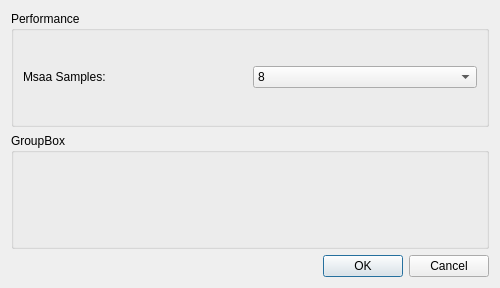
<?xml version="1.0" encoding="UTF-8"?>
<ui version="4.0">
 <class>SettingsDialog</class>
 <widget class="QDialog" name="SettingsDialog">
  <property name="geometry">
   <rect>
    <x>0</x>
    <y>0</y>
    <width>500</width>
    <height>288</height>
   </rect>
  </property>
  <property name="windowTitle">
   <string>Settings</string>
  </property>
  <property name="sizeGripEnabled">
   <bool>false</bool>
  </property>
  <layout class="QVBoxLayout" name="verticalLayout">
   <item>
    <widget class="QGroupBox" name="groupBox">
     <property name="title">
      <string>Performance</string>
     </property>
     <layout class="QVBoxLayout" name="verticalLayout_2">
      <item>
       <layout class="QGridLayout" name="gridLayout">
        <property name="sizeConstraint">
         <enum>QLayout::SetDefaultConstraint</enum>
        </property>
        <item row="0" column="0">
         <widget class="QLabel" name="label">
          <property name="text">
           <string>Msaa Samples:</string>
          </property>
         </widget>
        </item>
        <item row="0" column="1">
         <widget class="QComboBox" name="comboBox">
          <item>
           <property name="text">
            <string>8</string>
           </property>
          </item>
          <item>
           <property name="text">
            <string>16</string>
           </property>
          </item>
         </widget>
        </item>
       </layout>
      </item>
      <item>
       <layout class="QGridLayout" name="gridLayout_2"/>
      </item>
     </layout>
    </widget>
   </item>
   <item>
    <widget class="QGroupBox" name="groupBox_2">
     <property name="title">
      <string>GroupBox</string>
     </property>
    </widget>
   </item>
   <item>
    <widget class="QDialogButtonBox" name="buttonBox">
     <property name="orientation">
      <enum>Qt::Horizontal</enum>
     </property>
     <property name="standardButtons">
      <set>QDialogButtonBox::Cancel|QDialogButtonBox::Ok</set>
     </property>
    </widget>
   </item>
  </layout>
 </widget>
 <resources/>
 <connections>
  <connection>
   <sender>buttonBox</sender>
   <signal>accepted()</signal>
   <receiver>SettingsDialog</receiver>
   <slot>accept()</slot>
   <hints>
    <hint type="sourcelabel">
     <x>248</x>
     <y>254</y>
    </hint>
    <hint type="destinationlabel">
     <x>157</x>
     <y>274</y>
    </hint>
   </hints>
  </connection>
  <connection>
   <sender>buttonBox</sender>
   <signal>rejected()</signal>
   <receiver>SettingsDialog</receiver>
   <slot>reject()</slot>
   <hints>
    <hint type="sourcelabel">
     <x>316</x>
     <y>260</y>
    </hint>
    <hint type="destinationlabel">
     <x>286</x>
     <y>274</y>
    </hint>
   </hints>
  </connection>
 </connections>
</ui>
